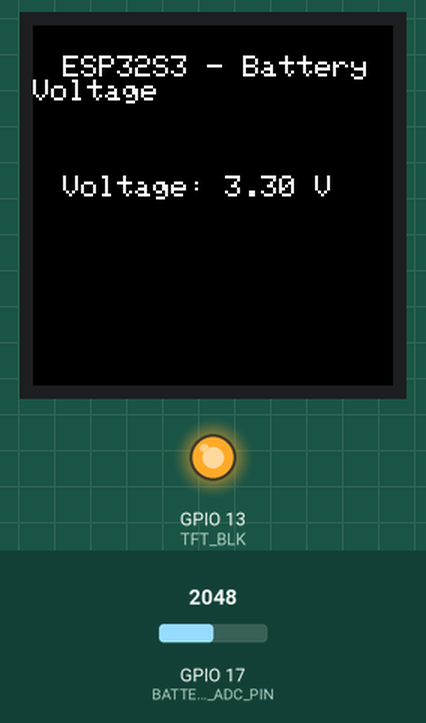
Bench run of a program on a simulated ESP32-S3. Parts: 240×240 colour display, output pins drawn as LEDs (lit = HIGH). The inputs (shaded band) are chosen by the test bench; at power-on: GPIO 17 (BATTERY_ADC_PIN) = 2048 (analog values on the 0–4095 scale). The local clock reads 2024-03-15 10:24:30 at power-on unless the program sets it; storage starts empty; what the program prints to the serial monitor is not drawn.

Above: at 2.6 s.
2.7 s: GPIO 17 (BATTERY_ADC_PIN) set to 1988
5.6 s: GPIO 17 (BATTERY_ADC_PIN) set to 1228
At 7.0 s:
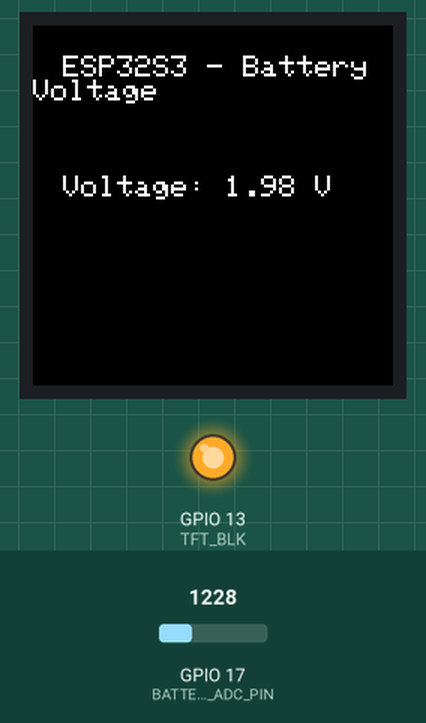
8.5 s: GPIO 17 (BATTERY_ADC_PIN) set to 491
At 11.2 s:
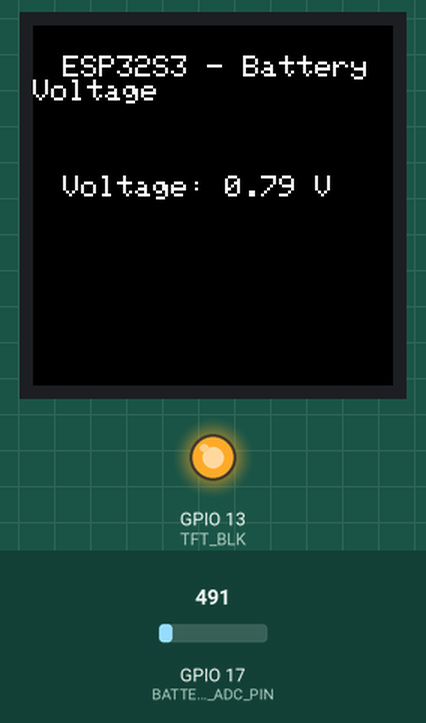
Timing chart, 0 to 12.7 s (numbered marks = the images above; inputs shaded):
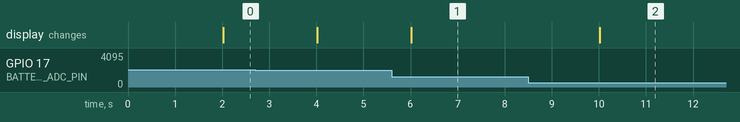

The program:

main.cpp
```cpp
#include <Arduino.h>
#include <SPI.h>
#include <Adafruit_GFX.h>
#include <Adafruit_ST7789.h>
#include <SD.h>
#include <sys/time.h>

#define BATTERY_ADC_PIN 17
#define ADC_REFERENCE_VOLTAGE 3.3
#define ADC_RESOLUTION 4096.0
#define VOLTAGE_DIVIDER_RATIO 2.0

#define TFT_SCLK 9
#define TFT_MOSI 10
#define TFT_DC 8
#define TFT_CS 14
#define TFT_RST 18
#define TFT_BLK 13

#define SD_MISO 1
#define SD_MOSI 2
#define SD_SCLK 3
#define SD_CS 46

bool deviceConnected = false;

SPIClass SPI_TFT(HSPI);
Adafruit_ST7789 tft = Adafruit_ST7789(&SPI_TFT, TFT_CS, TFT_DC, TFT_RST);
SPIClass SPI_SD(HSPI);

unsigned long lastLogTime = 0;


void setupTime() {
    struct tm timeinfo;
    timeinfo.tm_year = 2025 - 1900;  // 年份 - 1900
    timeinfo.tm_mon = 2;             // 3 月（从 0 开始）
    timeinfo.tm_mday = 17;
    timeinfo.tm_hour = 14;
    timeinfo.tm_min = 30;
    timeinfo.tm_sec = 0;
    time_t t = mktime(&timeinfo);
    struct timeval now = { .tv_sec = t };
    settimeofday(&now, NULL);
}

String getFormattedTime() {
    struct tm timeinfo;
    if (!getLocalTime(&timeinfo)) {
        return "0000-00-00 00:00:00";
    }
    char timeString[30];
    strftime(timeString, sizeof(timeString), "%Y-%m-%d %H:%M:%S", &timeinfo);
    return String(timeString);
}

void setup() {
    Serial.begin(115200);
    SPI_TFT.begin(TFT_SCLK, -1, TFT_MOSI, TFT_CS);
    SPI_SD.begin(SD_SCLK, SD_MISO, SD_MOSI, SD_CS);
    pinMode(TFT_BLK, OUTPUT);
    digitalWrite(TFT_BLK, HIGH);

    tft.init(240, 240, SPI_MODE2);
    tft.setRotation(3);
    tft.fillScreen(ST77XX_BLACK);
    tft.setTextSize(2);
    tft.setTextColor(ST77XX_WHITE);
    tft.setCursor(20, 20);
    tft.println("ESP32S3 - Battery Voltage");

    analogReadResolution(12);
    analogSetAttenuation(ADC_11db);

    Serial.println("Setting system time...");
    setupTime();
    Serial.println("Time set successfully");

    Serial.println("Initializing SD card...");
    if (!SD.begin(SD_CS, SPI_SD, 1000000)) {
        Serial.println("SD initialization failed!");
        while (1);
    }
    Serial.println("SD initialized successfully");
}

void logDataToSD(float voltage) {
    String timestamp = getFormattedTime();
    for (int i = 0; i < 3; i++) {
        File logFile = SD.open("/log.txt", FILE_APPEND);
        if (logFile) {
            logFile.printf("%s, %.2f\n", timestamp.c_str(), voltage);
            logFile.flush();
            logFile.close();
            Serial.println("Data saved to SD: " + timestamp);
            return;
        } else {
            Serial.println("Failed to open log file, retrying...");
            delay(100);
        }
    }
    Serial.println("Error: Could not write to SD after retries!");
}

String formatVoltageToJSON(float voltage) {
    return "{\"voltage\":" + String(voltage, 2) + "}";
}

void loop() {
    if (millis() - lastLogTime >= 2000) {
        lastLogTime = millis();
        float batteryVoltage = analogRead(BATTERY_ADC_PIN) * (ADC_REFERENCE_VOLTAGE / ADC_RESOLUTION) * VOLTAGE_DIVIDER_RATIO;

        tft.fillRect(20, 100, 200, 40, ST77XX_BLACK);
        tft.setCursor(20, 100);
        tft.setTextColor(ST77XX_WHITE);
        tft.setTextSize(2);
        tft.printf("Voltage: %.2f V", batteryVoltage);

        logDataToSD(batteryVoltage);
    }
}
```

Measured:
- after the input at 5.6 s, the display: changes after 0.42 s (image 1)
- after the input at 8.5 s, the display: changes after 1.5 s (image 2)
